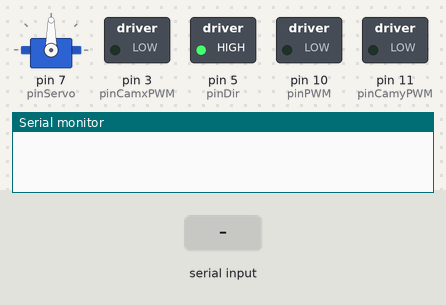
Recording of a sketch running on a simulated Arduino Uno, built with avr-gcc and run on an emulated ATmega328P. On the bench: servo, switched loads named in the sketch (green lamp = pin HIGH), the last lines printed to the serial monitor. The inputs (shaded band) are chosen by the test bench.

Above: at 1.2 s.
1.3 s: "90 45 200\n" received over Serial
At 3.2 s:
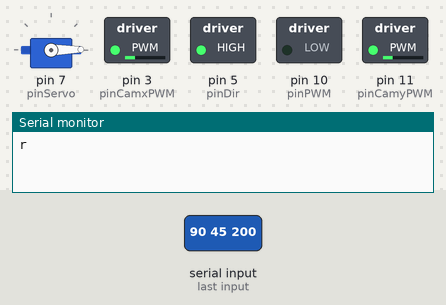
3.8 s: "30 150 10\n" received over Serial
At 4.6 s:
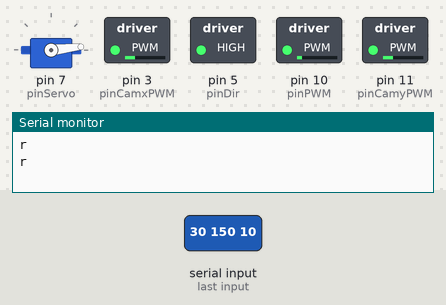
Timing chart, 0 to 6.8 s (numbered marks = the images above; inputs shaded):
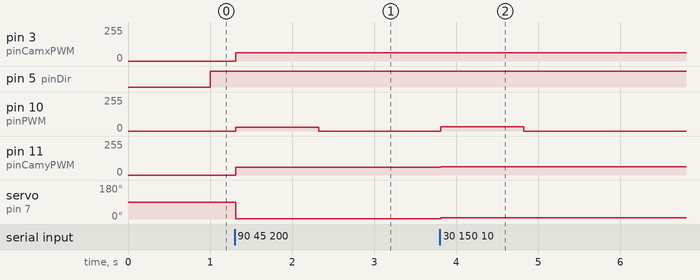

Measured:
- after the input at 1.3 s, pin 3 (pinCamxPWM): 0/255 → 62/255 at once; pin 10 (pinPWM): 0/255 → 30/255 at once, → 0/255 1.0 s later; pin 11 (pinCamyPWM): 0/255 → 60/255 at once; servo on pin 7 (pinServo): 90° → 1° at once
- after the input at 3.8 s, pin 3 (pinCamxPWM): 62/255 → 63/255 at once; pin 10 (pinPWM): 0/255 → 31/255 at once, → 0/255 1.0 s later; pin 11 (pinCamyPWM): 60/255 → 63/255 at once; servo on pin 7 (pinServo): 1° → 6° at once

The sketch:

roverctlwithdcmotors.ino
```cpp
#include <Servo.h>
#define BRAKESPEED 2 //what fraction of the moving speed to brake at

  const int pinDir = 5;
  const int pinPWM = 10;
  const int pinServo = 7;
  const int pinCamxPWM = 3; //this is A
  const int pinCamxDir = 12;
  const int pinCamyPWM = 11; //this is B
  const int pinCamyDir = 13;
  int lastxspeed = 0;
  int lastyspeed = 0;
  int lastxdir = 0;
  int lastydir = 0;

  Servo steer;


void setup() {
  Serial.begin(9600);
  Serial.setTimeout(1000); //don't wait longer than the joystick sends commands, should prevent overflow
  pinMode(pinDir, OUTPUT);
  pinMode(pinPWM, OUTPUT);
  pinMode(pinServo, OUTPUT);
  steer.attach(pinServo);
}

void loop() {
  int xpos;
  int ypos;
  //SERIAL STUFF HERE
  //first we suck up the whole line
  String input;
  String x;
  String y;
  String camx;
  String camy;
  int camxpos;
  int camypos;
  int firstspace;
  int secondspace;
  int thirdspace;


//  while (Serial.available() == 0); // spin on serial input. NOTE THAT THIS MEANS WE DO THE LAST COMMAND.
  //can we then check if Serial available is non-zero?
WAIT_SERIAL:
  input = Serial.readStringUntil('\n'); //this should in theory read until \n or timeout. HOPEFULLY timeout is long enough to not eat data
  if (input == ""){ //no command received, exited on timeout
      analogWrite(pinPWM, 0); //stop running away
      digitalWrite(pinDir, HIGH);
      goto WAIT_SERIAL; //fuck you, code elitists
  }
  Serial.print("r\n"); //command acknowledgement. We force synchronicity to prevent buffer overflows and unintended behavior. This is where IMU code will go.


  //input is in this format:  "y x camy camx\n"
  firstspace = input.indexOf(' ');
  secondspace = input.indexOf(' ',firstspace+1);
  thirdspace = input.indexOf(' ',secondspace+1);
  y = input.substring(0, firstspace);
  x = input.substring(firstspace+1, secondspace);
  camy = input.substring(secondspace+1, thirdspace);
  camx = input.substring(thirdspace+1); //takes rest of string

  //is this horribly inelegant? Probably, but nobody is going to see this code but me, probably. faster than constantly recalculating indices.

  xpos = x.toInt();
  ypos = y.toInt();
  camxpos = camx.toInt();
  camypos = camy.toInt();

  //should probably add some sanity checks to make sure we're not getting garbage.
  //END SERIAL STUFF

  /*analogWrite(pinPWM, ypos);
  digitalWrite(pinDir, LOW); //LOW IS FORWARD */

  ypos = ypos - 2042; // center y around 0
  int ymag = abs(ypos);

  camxpos = camxpos - 2042;
  camypos = camypos - 2042;
  int camxmag = abs(camxpos);
  int camymag = abs(camypos);


  int xangle = map(xpos, 0, 4084, 0, 180); //map to servo angle range

  int yscale = map(ymag, 0, 2042, 0, 255); //map to PWM range

  int camxscale = (camxmag == 0) ? 0 : map(camxmag, 0, 2042, 120, 255);
  int camyscale = (camymag ==0) ? 0 : map(camymag, 0, 2042, 120, 255);


     analogWrite(pinPWM, yscale/8);
     digitalWrite(pinDir, (ypos > 0) ? LOW : HIGH); //gets rid of annoying big if else statements

     if(camxscale != 0){
     analogWrite(pinCamxPWM, camxscale/4); //full speed might be too fast, we can adjust if need be
     digitalWrite(pinCamxDir, (camxpos > 0) ? LOW : HIGH);  //shouldn't need to take 0 as a separate case now that we don't have noise
     lastxspeed = camxscale/4;
     lastxdir = ((camxpos>0) ? 0 : 1);
     }
     else //brake
     {
        analogWrite(pinCamxPWM, lastxspeed/BRAKESPEED);
        digitalWrite(pinCamxDir, !(lastxdir));
        lastxspeed = 0;
        lastxdir = 0;
     }

     if(camyscale != 0){
     analogWrite(pinCamyPWM, camyscale/4);
     digitalWrite(pinCamyDir, (camypos > 0) ? LOW : HIGH);
     lastyspeed = camyscale/4;
     lastydir = ((camypos>0)? 0: 1);
     }
     else
     {
        analogWrite(pinCamyPWM, lastyspeed/BRAKESPEED);
        digitalWrite(pinCamyDir, !(lastydir));
        lastyspeed = 0;
        lastydir = 0;
     }


    steer.write(xangle);


  delay(15); //Note: in the arduino example they use 15 ms/ servo degree to get 'smooth' motion. This is trying the same delay
}
```
